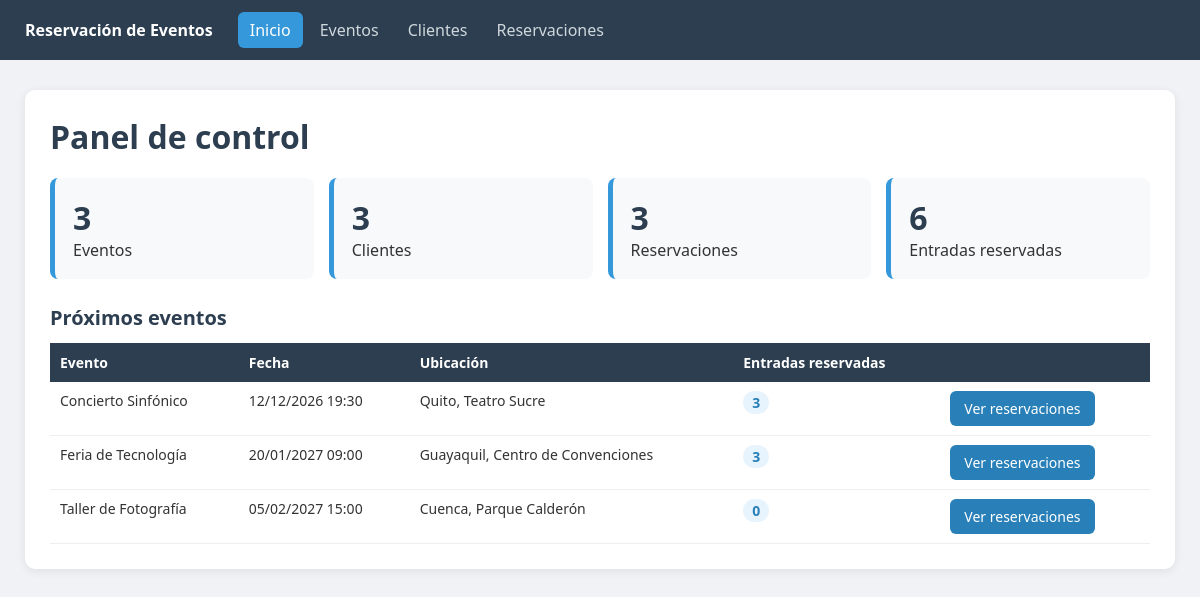
The page / on the database its author committed.
### tables this page shows
CREATE TABLE IF NOT EXISTS eventos (
    evento_id INT AUTO_INCREMENT PRIMARY KEY,
    nombre VARCHAR(120) NOT NULL,
    descripcion TEXT,
    fecha DATETIME NOT NULL,
    ubicacion VARCHAR(200) NOT NULL
);

### config/Database.php (called while the page is built)
<?php
class Database
{
    private string $host = "localhost";
    private string $dbName = "reservacion_eventos";
    private string $user = "root";
    private string $password = "";
    private static ?PDO $conexion = null;
    public function conectar(): PDO
    {
        if (self::$conexion === null) {
            try {
                $dsn = "mysql:host={$this->host};dbname={$this->dbName};charset=utf8mb4";
                self::$conexion = new PDO($dsn, $this->user, $this->password);
                self::$conexion->setAttribute(PDO::ATTR_ERRMODE, PDO::ERRMODE_EXCEPTION);
                self::$conexion->setAttribute(PDO::ATTR_DEFAULT_FETCH_MODE, PDO::FETCH_ASSOC);
            } catch (PDOException $e) {
                die("Error de conexión: " . $e->getMessage());
            }
        }
        return self::$conexion;
    }
}

### models/Evento.php (called while the page is built, shortened)
<?php
require_once __DIR__ . "/../config/Database.php";
class Evento
{
    private PDO $db;
    private string $tabla = "eventos";
    public function __construct()
    {
        $this->db = (new Database())->conectar();
    }
    public function listar(string $buscar = ""): array
    {
        $sql = "SELECT e.*, COALESCE(SUM(r.cantidad), 0) AS reservados
                FROM {$this->tabla} e
                LEFT JOIN reservaciones r ON r.evento_id = e.evento_id";
        $params = [];
        $sql .= " GROUP BY e.evento_id ORDER BY e.fecha";
        $stmt = $this->db->prepare($sql);
        $stmt->execute($params);
        return $stmt->fetchAll();
    }
}

### models/Cliente.php (called while the page is built, shortened)
<?php
require_once __DIR__ . "/../config/Database.php";
class Cliente
{
    private PDO $db;
    private string $tabla = "clientes";
    public function __construct()
    {
        $this->db = (new Database())->conectar();
    }
    public function listar(string $buscar = ""): array
    {
        if ($buscar !== "") {
            $sql = "SELECT * FROM {$this->tabla}
                    WHERE nombre LIKE :b OR apellido LIKE :b OR email LIKE :b
                    ORDER BY apellido, nombre";
            $stmt = $this->db->prepare($sql);
            $stmt->execute([":b" => "%$buscar%"]);
        } else {
            $stmt = $this->db->query("SELECT * FROM {$this->tabla} ORDER BY apellido, nombre");
        }
        return $stmt->fetchAll();
    }
}

### models/Reservacion.php (called while the page is built, shortened)
<?php
require_once __DIR__ . "/../config/Database.php";
class Reservacion
{
    private PDO $db;
    private string $tabla = "reservaciones";
    public function __construct()
    {
        $this->db = (new Database())->conectar();
    }
    public function listar(int $eventoId = 0): array
    {
        $sql = "SELECT r.reservacion_id, r.cantidad, r.fecha_reservacion,
                       e.evento_id, e.nombre AS evento, e.fecha, e.ubicacion,
                       c.cliente_id, CONCAT(c.nombre, ' ', c.apellido) AS cliente, c.email
                FROM {$this->tabla} r
                INNER JOIN eventos e ON e.evento_id = r.evento_id
                INNER JOIN clientes c ON c.cliente_id = r.cliente_id";
        $params = [];
        $sql .= " ORDER BY e.fecha, cliente";
        $stmt = $this->db->prepare($sql);
        $stmt->execute($params);
        return $stmt->fetchAll();
    }
}

### includes/funciones.php (called while the page is built, shortened)
<?php
function e($txt) { return htmlspecialchars((string)$txt, ENT_QUOTES, "UTF-8"); }
function fecha($valor) { return date("d/m/Y H:i", strtotime($valor)); }

### index.php (the view, shortened to what this page needs)
<?php
require_once "models/Evento.php";
require_once "models/Cliente.php";
require_once "models/Reservacion.php";
require_once "includes/funciones.php";
$eventos = (new Evento())->listar();
$totalClientes = count((new Cliente())->listar());
$reservaciones = (new Reservacion())->listar();
$totalEntradas = array_sum(array_column($reservaciones, "cantidad"));
$proximos = array_filter($eventos, fn($ev) => strtotime($ev["fecha"]) >= time());
$seccion = "inicio";
require "includes/header.php";
?>
<div class="contenedor">
    <h1>Panel de control</h1>
    <div class="tarjetas">
        <a href="eventos.php" class="tarjeta"><div class="numero"><?= count($eventos) ?></div>Eventos</a>
        <a href="clientes.php" class="tarjeta"><div class="numero"><?= $totalClientes ?></div>Clientes</a>
        <a href="reservaciones.php" class="tarjeta"><div class="numero"><?= count($reservaciones) ?></div>Reservaciones</a>
        <div class="tarjeta"><div class="numero"><?= $totalEntradas ?></div>Entradas reservadas</div>
    </div>
    <h2>Próximos eventos</h2>
    <table>
        <thead>
        <tr><th>Evento</th><th>Fecha</th><th>Ubicación</th><th>Entradas reservadas</th><th></th></tr>
        </thead>
        <tbody>
        <?php if (empty($proximos)): ?>
            <tr><td colspan="5" class="centro">No hay eventos próximos.</td></tr>
        <?php else: foreach ($proximos as $ev): ?>
            <tr>
                <td><?= e($ev["nombre"]) ?></td>
                <td><?= fecha($ev["fecha"]) ?></td>
                <td><?= e($ev["ubicacion"]) ?></td>
                <td><span class="chip"><?= (int)$ev["reservados"] ?></span></td>
                <td><a href="reservaciones.php?evento=<?= $ev["evento_id"] ?>" class="btn azul">Ver reservaciones</a></td>
            </tr>
        <?php endforeach; endif; ?>
        </tbody>
    </table>
</div>
<?php require "includes/footer.php"; ?>

### includes/header.php (shortened to what this page needs)
<!DOCTYPE html>
<html lang="es">
<head>
    <link rel="stylesheet" href="css/estilos.css">
</head>
<body>
<nav class="menu">
    <span class="marca">Reservación de Eventos</span>
    <a href="index.php" class="<?= $seccion === "inicio" ? "activo" : "" ?>">Inicio</a>
    <a href="eventos.php" class="<?= $seccion === "eventos" ? "activo" : "" ?>">Eventos</a>
    <a href="clientes.php" class="<?= $seccion === "clientes" ? "activo" : "" ?>">Clientes</a>
    <a href="reservaciones.php" class="<?= $seccion === "reservaciones" ? "activo" : "" ?>">Reservaciones</a>
</nav>

### includes/footer.php
</body>
</html>

### css/estilos.css (style rules this page uses)
* { box-sizing: border-box; margin: 0; padding: 0; }
body { font-family: "Segoe UI", Arial, sans-serif; background: #f0f2f5; color: #333; }
.contenedor { max-width: 1150px; margin: 30px auto; background: #fff; padding: 25px; border-radius: 10px; box-shadow: 0 2px 10px rgba(0,0,0,.08); }
h1 { margin-bottom: 20px; color: #2c3e50; }
h2 { margin: 25px 0 12px; color: #2c3e50; font-size: 20px; }
.menu { display: flex; align-items: center; gap: 5px; flex-wrap: wrap; background: #2c3e50; padding: 12px 25px; }
.menu .marca { color: #fff; font-weight: 700; margin-right: 20px; }
.menu a { color: #cfd8dc; text-decoration: none; padding: 7px 12px; border-radius: 6px; }
.menu a:hover, .menu a.activo { background: #3498db; color: #fff; }
.tarjetas { display: grid; grid-template-columns: repeat(auto-fit, minmax(200px, 1fr)); gap: 15px; }
.tarjeta { background: #f8f9fa; border-left: 5px solid #3498db; padding: 18px; border-radius: 8px; text-decoration: none; color: inherit; }
.tarjeta .numero { font-size: 32px; font-weight: 700; color: #2c3e50; }
.btn { display: inline-block; padding: 8px 14px; border: none; border-radius: 6px; background: #3498db; color: #fff; text-decoration: none; font-size: 14px; cursor: pointer; white-space: nowrap; }
.azul { background: #2980b9; }
table { width: 100%; border-collapse: collapse; font-size: 14px; }
th { background: #2c3e50; color: #fff; padding: 10px; text-align: left; }
td { padding: 9px 10px; border-bottom: 1px solid #eee; vertical-align: top; }
.chip { display: inline-block; background: #e8f4fd; color: #2980b9; padding: 2px 9px; border-radius: 12px; font-weight: 600; }

### rows shown on the page
eventos: nombre "Concierto Sinfónico", fecha "12/12/2026 19:30", ubicacion "Quito, Teatro Sucre", reservados "3"
eventos: nombre "Feria de Tecnología", fecha "20/01/2027 09:00", ubicacion "Guayaquil, Centro de Convenciones", reservados "3"
eventos: nombre "Taller de Fotografía", fecha "05/02/2027 15:00", ubicacion "Cuenca, Parque Calderón", reservados "0"

### other values the page prints
count($eventos) "3"
$totalClientes "3"
count($reservaciones) "3"
$totalEntradas "6"
